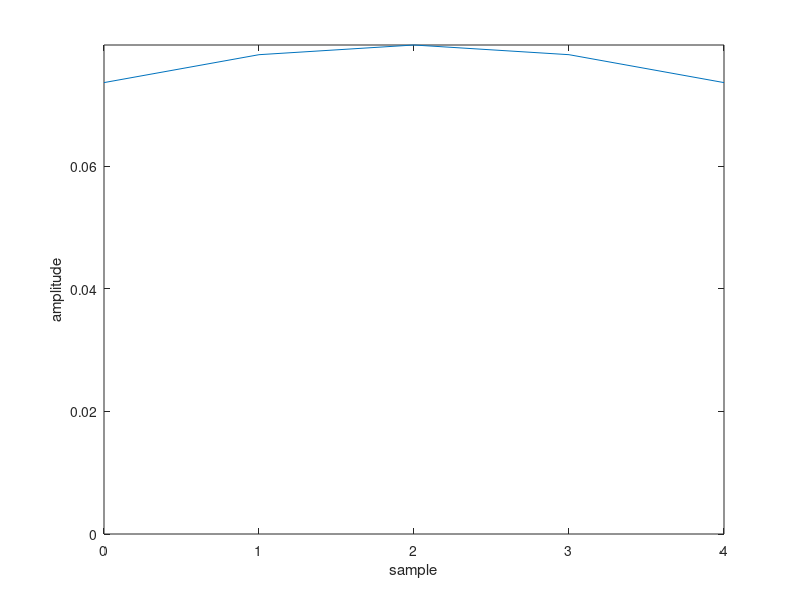
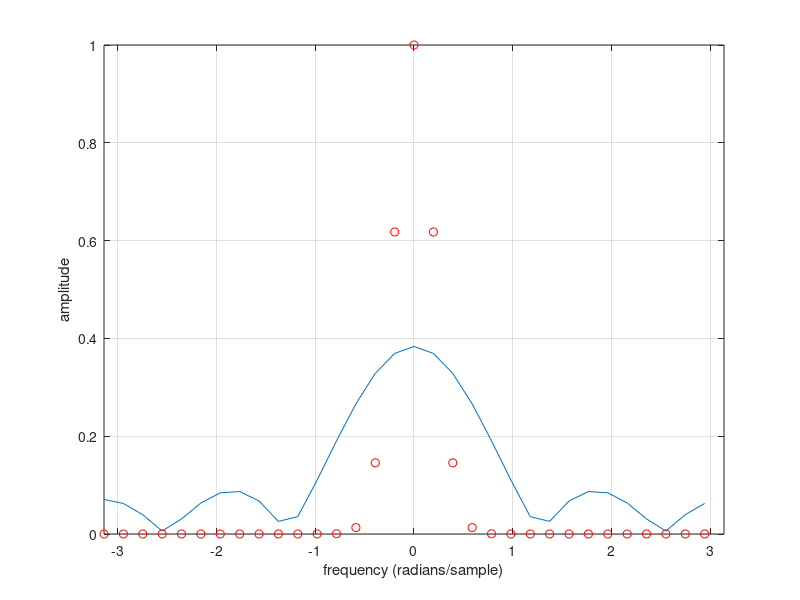

These charts were generated, in order, by the following MATLAB code:
function [ ] = test_fft( )
%TEST_FFT Summary of this function goes here
%   Detailed explanation goes here

% s = 10 * rand;
% N = 10 + randi(50);
% test2(N,s,[]);

test3

end

function test1

fs = 100; %sampling frequency
dt = 1/fs;
t = dt * (-400:399); %time vector centered around t=0
L = length(t); %number of sample points
%N = 2^nextpow2(L);  %necessary?

y = exp(-(t.^2));
Y = dt * ifftshift(abs(fft(y)));

freq = (-L/2:L/2-1)*fs/L; %freq vector

w = 2*pi*freq;
F = exp(-w.^2/4)*sqrt(pi); %analytical solution

error = max(abs(Y - F));
disp(error);

close all force
figure, hold on;
plot(freq,Y,'r');
plot(freq,F,'b');
xlabel('Frequency, w');
legend('numerical','analytic');
hold off;

end

function test2(N,s,T)

a	= 10; % number of standard deviations in time domain
T	= a * s * 2 / N;
Fs	= 1/T;

t	= T  * (-floor(N/2):ceil(N/2)-1);
f	= Fs * (-floor(N/2):ceil(N/2)-1) / N;

fx = @(t) (1/(s*sqrt(2*pi))) * exp( -t.^2/(2*s^2) );
fW = @(f,s) (1/T)*exp(-s^2*(2*pi*f).^2/2);

x = fx(t);
X = real( fftshift(fft(ifftshift(x))) );
W = fW(f,s);

% close all force
figure, plot(f,X,'b-',f,W,'ro'), xlim([f(1),f(end)]), ylim([0,max(X)]), title('fft')
% figure, plot(t,x), xlim(a*s*[-1,1]), ylim([0,max(x)]), title('time')

% print results
fprintf('Standard dev:\t%0.4f\n', s);
fprintf('Num Points:\t%0.4f\n', N);
fprintf('Max error:\t%0.16f\n', max(abs(X-W)));

end

% from: http://users.ece.gatech.edu/mrichard/Gaussian%20FT%20and%20random%20process.pdf
function test3

% gauss_noise
%
% M-file to create a complex random process with Gaussian pdf, Gaussian
% power spectrum (and therefore Gaussian autocorrelation)
close all
clear all
format compact
% first make sure we have the Gaussian DTFT pair understood correctly.
% Start by generating gaussian window using gausswin. Scale to be a true
% Gaussian pdf. Test variance visually, test peak amplitude and area.
sig = input('Enter window standard deviation (samples): ')
N = input('Enter window length (odd; at least 6 std devs): ')
w = gausswin(N,(N-1)/2/sig)/sqrt(2*pi)/sig;
% sum(w) % this should be 1.0
% max(w)/(1/sqrt(2*pi)/sig) % this should be 1.0
figure
plot((0:N-1),w);
axis([0 N-1 0 1/sqrt(2*pi)/sig])
xlabel('sample'); ylabel('amplitude')

% figure
% plot((0:N-1),w/max(w)/exp(-0.5)); % plot should go through 1.0 at n=sig
% grid; vline((N-1)/2+sig); vline((N-1)/2-sig);
% now let's test the DTFT of our time-domain Gaussian against the
% analytical formula
K = 2^(nextpow2(N)+2);
W = fft(w,K);
omega = 2*pi*(0:K-1)'/K - pi;
Wtest = exp(-omega.^2*sig^2/2);
figure
plot(omega,fftshift(abs(W))); hold on
plot(omega,Wtest,'or'); hold off
grid
xlabel('frequency (radians/sample)'); ylabel('amplitude')
axis([-pi pi 0 1])

end